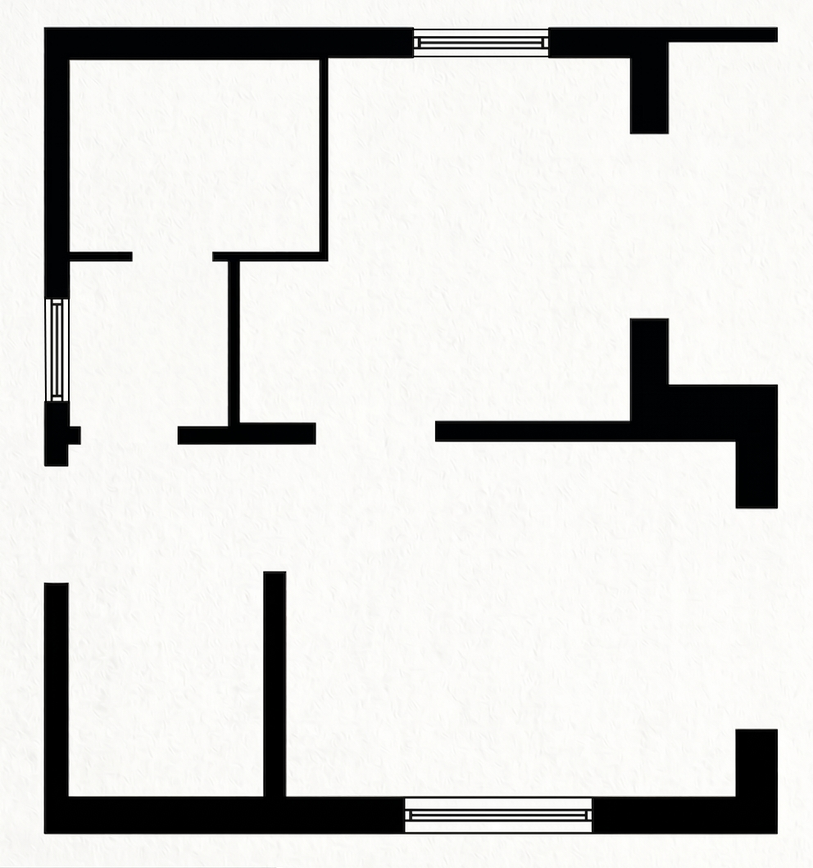
#> input picture example.png, 813 x 868 px, shrunk from 992 x 1060 before the run
$ python -i snap.py   (imports and definitions only)
#> lines starting #> are read from the running program, lines starting #| are printed output that depends on the picture; after the words box and inside, x2 and y2 are one past the last pixel; in counts of white or black regions, pixels touching at a corner belong together
#> further down, picture is the input picture: PIL image 813x868 RGB; mean R, G, B 217.9, 217.7, 215.6
"""Сохранить разметку планировки с подгонкой рамок и собрать картинку для проверки.

    python annotation/snap.py <ЖК> <тег> < objects.json

objects.json — список [класс, [x1, y1, x2, y2]] с запасом в несколько пикселей вокруг значка.

- window, window-block, door box: по длине — до простенков (разрыв в стене вокруг середины
  рамки), по толщине — на всю толщину стены; рама цвета стены и ниша в толстой стене
  (ЖК 56269) учитываются. Если стену не нашёл, рамка остаётся как есть и печатается.
- shaft сохраняется как есть: его заливка та же, что у стены.
- остальные: каждая сторона сдвигается внутрь, пока на ней нет линий значка; стены при этом
  не считаются линиями, так что запас может заходить на стену.
- класс с «!» в конце («door box!») сохраняется как есть, без подгонки.

Пишет dataset/<ЖК>/<id>.labels.json и dataset/<ЖК>/_review/<тег>.jpg.
"""
import glob
import json
import os
import subprocess
import sys

import cv2
import numpy as np
from PIL import Image

HERE = os.path.dirname(os.path.abspath(__file__))
OPENINGS = {"window", "window-block", "door box"}
KEEP = {"shaft"}  # тёмная рамка — та же заливка, что у стены
DARK = 135  # стены: 56269 — серые ~120, 67276 и 68781 — почти чёрные


def masks(img):
    a = np.asarray(img.convert("RGB"), dtype=int)
    gray = a.mean(axis=2)
    bg = np.median(gray)
#> bg = 249.3
    sat = a.max(axis=2) - a.min(axis=2)
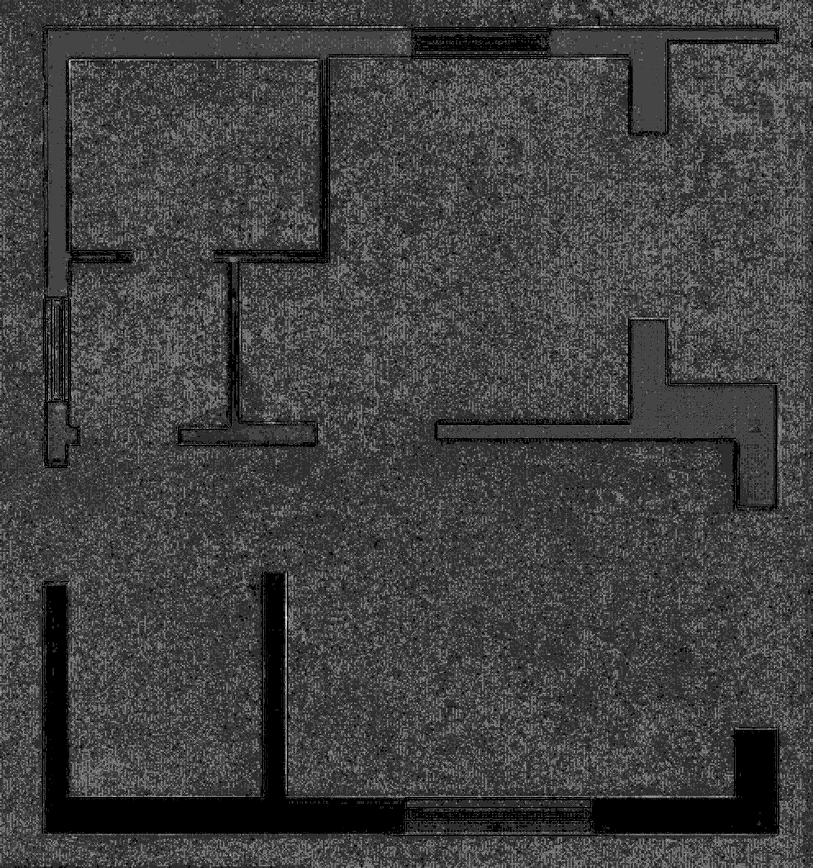
#> sat: shape (868, 813) int64; min 0, max 11, mean 2.8; drawn with min black and max white
    ink = (bg - gray > 25) | (sat > 60)  # линии мебели в 67276 светлые, до 230
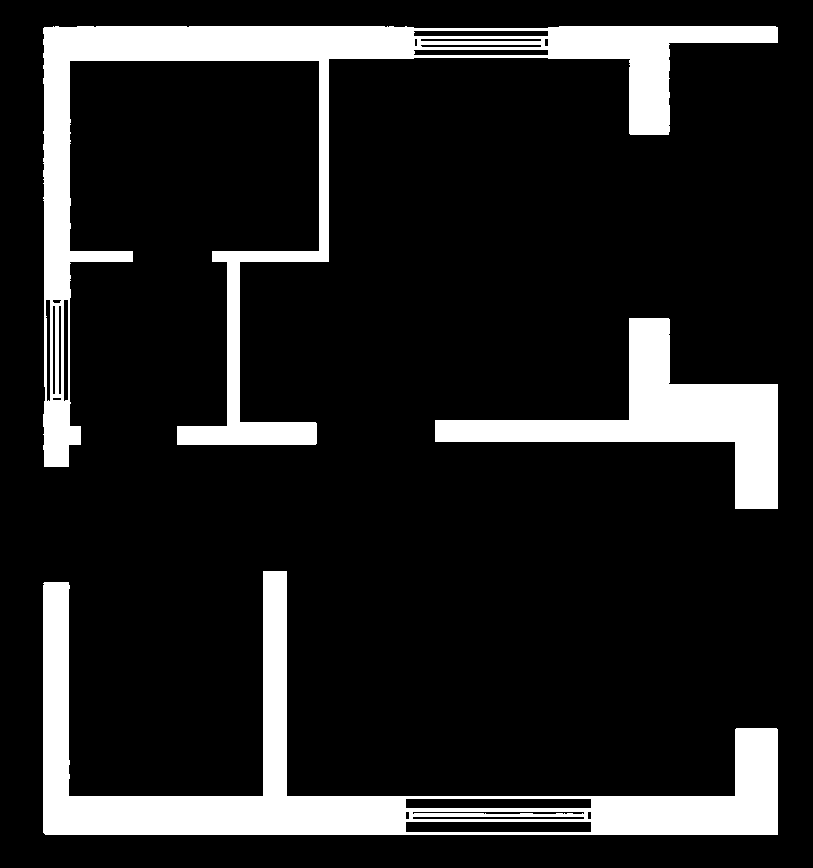
#> ink: shape (868, 813) bool; 14.1% white; 3 white regions, box (x1, y1, x2, y2) and area: (43, 26, 778, 467) 42529, (43, 571, 778, 835) 38418, (435, 318, 778, 509) 18494
    dark = (gray < DARK).astype(np.uint8)
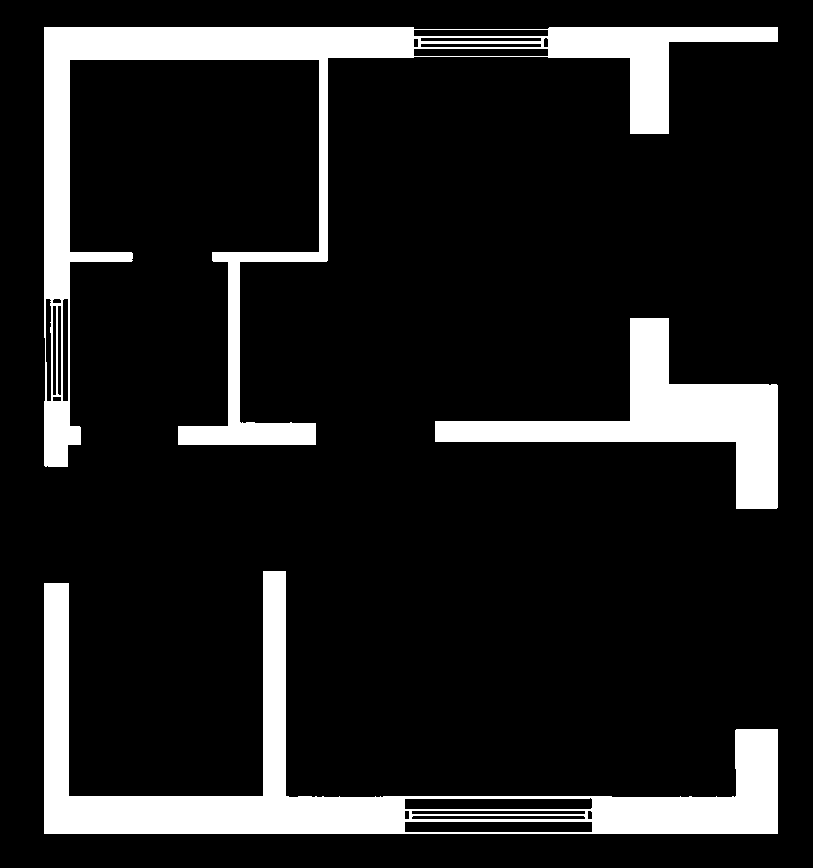
#> dark: shape (868, 813); values 0 (black) and 1 (white), 13.2% white; 3 white regions, box (x1, y1, x2, y2) and area: (44, 27, 778, 467) 39073, (44, 571, 778, 834) 36217, (435, 318, 778, 509) 18063
    wall = cv2.morphologyEx(dark, cv2.MORPH_OPEN, np.ones((6, 6), np.uint8)) > 0
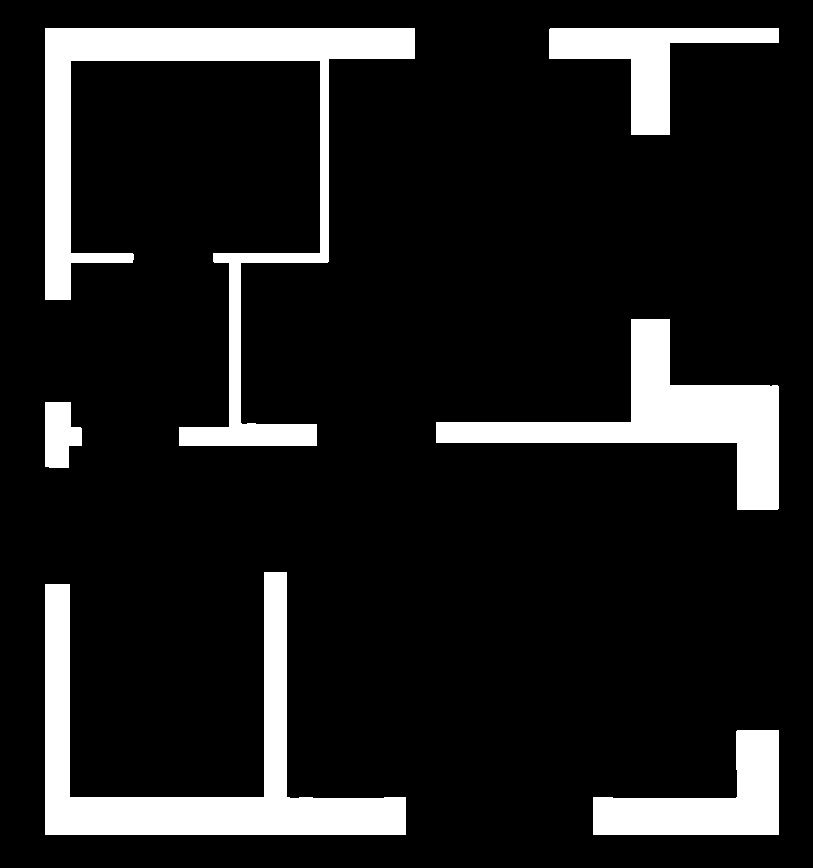
#> wall: shape (868, 813) bool; 12.6% white; 6 white regions, box (x1, y1, x2, y2) and area: (45, 28, 415, 446) 26592, (45, 572, 406, 835) 24138, (436, 319, 779, 510) 18063, (593, 730, 779, 835) 9798, (549, 28, 779, 135) 8349, (45, 402, 82, 468) 1876
    # край стены после сглаживания светлее порога стены — его тоже не считаем линией
    near_wall = cv2.dilate(wall.astype(np.uint8), np.ones((5, 5), np.uint8)) > 0
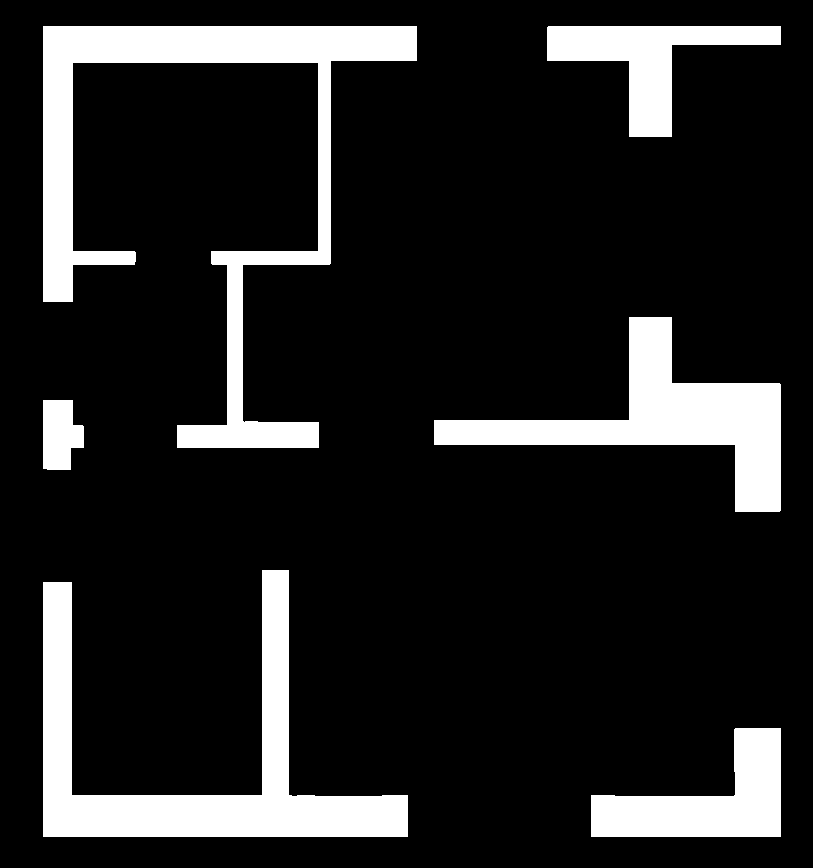
#> near_wall: shape (868, 813) bool; 14.5% white; 6 white regions, box (x1, y1, x2, y2) and area: (43, 26, 417, 448) 31904, (43, 570, 408, 837) 27510, (434, 317, 781, 512) 20217, (591, 728, 781, 837) 10986, (547, 26, 781, 137) 9713, (43, 400, 84, 470) 2304
    return ink & ~near_wall, wall


# [155 lines left out: functions tighten, fit_opening, main, not called in this run]


# [2 lines not run here, left out]

>>> from PIL import Image
>>> picture = Image.open('../example.png')
>>> result = masks(picture)
